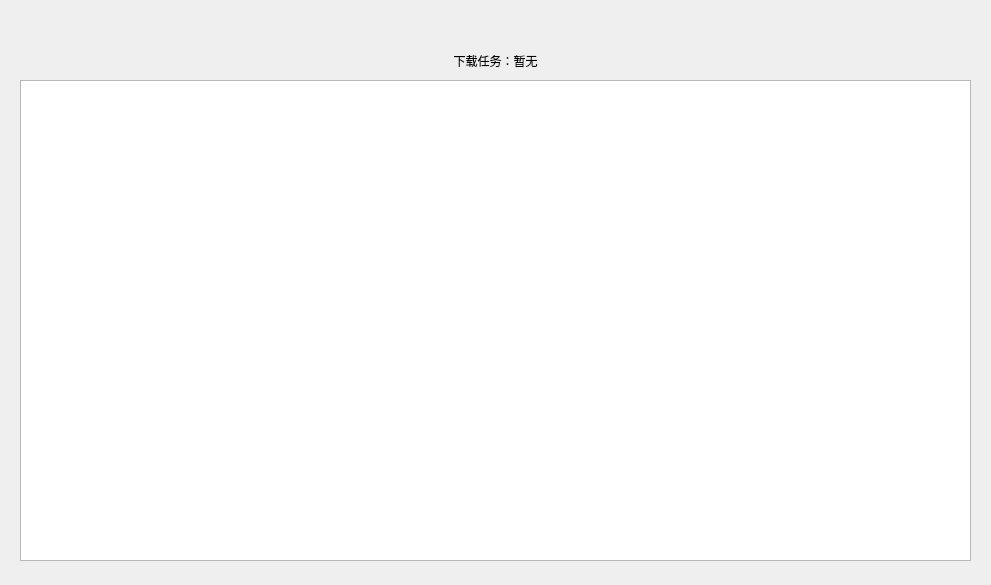
<?xml version="1.0" encoding="UTF-8"?>
<ui version="4.0">
 <class>taskWindow</class>
 <widget class="QWidget" name="taskWindow">
  <property name="geometry">
   <rect>
    <x>0</x>
    <y>0</y>
    <width>991</width>
    <height>585</height>
   </rect>
  </property>
  <property name="windowTitle">
   <string>Form</string>
  </property>
  <widget class="ListWidget" name="taskWidget">
   <property name="geometry">
    <rect>
     <x>20</x>
     <y>80</y>
     <width>951</width>
     <height>481</height>
    </rect>
   </property>
  </widget>
  <widget class="QLabel" name="bgLabel">
   <property name="geometry">
    <rect>
     <x>0</x>
     <y>0</y>
     <width>991</width>
     <height>585</height>
    </rect>
   </property>
   <property name="text">
    <string/>
   </property>
   <property name="alignment">
    <set>Qt::AlignCenter</set>
   </property>
  </widget>
  <widget class="QLabel" name="label">
   <property name="geometry">
    <rect>
     <x>20</x>
     <y>50</y>
     <width>951</width>
     <height>21</height>
    </rect>
   </property>
   <property name="text">
    <string>下载任务：暂无</string>
   </property>
   <property name="alignment">
    <set>Qt::AlignCenter</set>
   </property>
  </widget>
  <zorder>bgLabel</zorder>
  <zorder>taskWidget</zorder>
  <zorder>label</zorder>
 </widget>
 <customwidgets>
  <customwidget>
   <class>ListWidget</class>
   <extends>QListWidget</extends>
   <header>qfluentwidgets</header>
  </customwidget>
 </customwidgets>
 <resources/>
 <connections/>
</ui>
